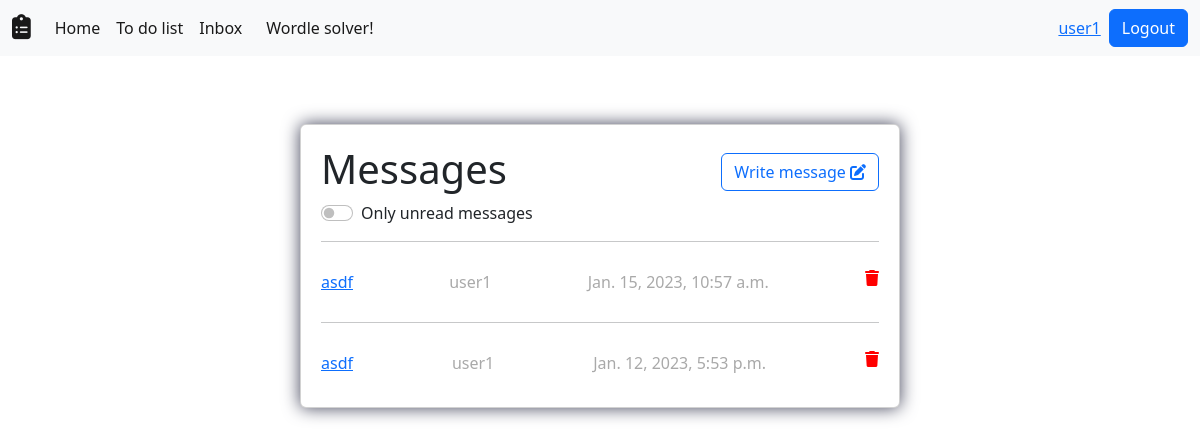
The page /users/inbox/1/ (signed in) on the database as committed earlier.
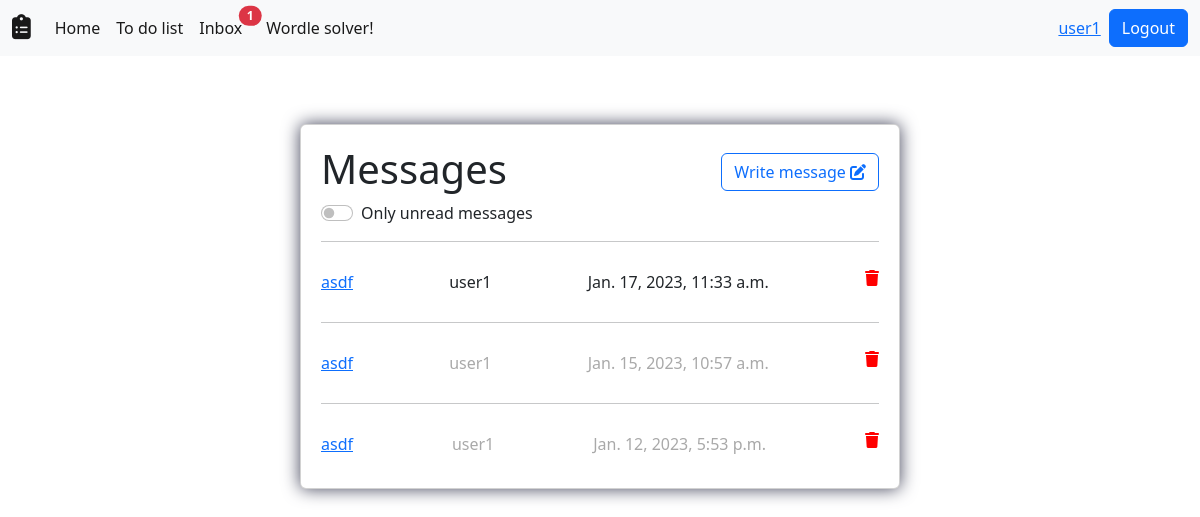
The same page on the database as committed later.
### users/models.py (models this page shows)
class Message(models.Model):
    sender = models.ForeignKey(User, on_delete=models.CASCADE,null=True,blank=True)
    recipient = models.ForeignKey(User, on_delete=models.CASCADE,related_name='recipient',null=True,blank=True)
    title = models.CharField(max_length=100)
    body = models.TextField(max_length=500,blank=True,null=True)
    is_read = models.BooleanField(default=False)
    created = models.DateTimeField(auto_now_add=True)
    id = models.UUIDField(default=uuid.uuid4,unique=True,primary_key=True,editable=False)
    class Meta:
        ordering = ['is_read','-created']

class Profile(models.Model):
    user = models.OneToOneField(User, on_delete=models.CASCADE,blank=True,null=True)
    @property
    def unread_messages(self):
        unread = Message.objects.filter(recipient=self.user,is_read=False).count()
        return unread

### users/views.py (the view)
# urls.py: path('inbox/<int:page>/',views.inbox,name='inbox'),
@login_required(login_url='login')
def inbox(request,page):
    if request.GET:
        try:
            request.GET['checked'] == 'on'
            checkbox_value = 'checked'
            try:
                message_id = request.GET['message_id']
                message = Message.objects.get(id=message_id)
                message.delete()
            except:
                pass
            user_messages = Message.objects.filter(recipient=request.user,is_read=False)
        except:
            message_id = request.GET['message_id']
            message = Message.objects.get(id=message_id)
            message.delete()
            checkbox_value = ''
            user_messages = Message.objects.filter(recipient=request.user)
    else:
        checkbox_value = ''
        user_messages = Message.objects.filter(recipient=request.user)
    paginator = Paginator(user_messages,5)
    if page != 1:
        if paginator.page(page - 1).has_next() == False:
            page -= 1
    user_messages_paginated = paginator.page(page)
    context = {'user_messages':user_messages_paginated,
                'paginator':paginator,
                'current_page':page,
                'checkbox_value':checkbox_value}
    return render(request,'users/inbox.html',context)

### users/templates/users/inbox.html (shortened to what this page needs)
{% extends 'base.html' %}
{% block content %}
<div class="center">
    <div class="card">
        <div class="card_head">
            <h1>Messages</h1>
            <form action="{% url 'inbox' current_page %}" method="get" name='theForm'>
                <div class="form-check form-switch">
                    <input class="form-check-input" type="checkbox" role='switch' name="checked" value='on' id="show_unread" {{checkbox_value}} data-checked={{checkbox_value}}>
                    <label class="form-check-label" for="show_unread">
                      Only unread messages
                    </label>
                </div>
            </form>
            <a class='add_task btn btn-outline-primary' role='button' href="{% url 'message_form' current_page False %}">Write message <i class="fa-solid fa-pen-to-square"></i></a>
        </div>
        {% for message in user_messages %}
        <hr>
        {% if message.is_read == False %}
        <div class="message">
            <a class='task_title' href="{% url 'single_message' message.id %}?page={{current_page}}"><p>{{message.title}}</p></a>
            <p>{{message.sender}}</p>
            <p>{{message.created}}</p>
            <form action="" method="get">
                <a class='task_delete' href="{% url 'delete_message' message.id %}?fast_delete=True&page={{current_page}}"><i class="fa-solid fa-trash"></i></a>
            </form>
        </div>
        {% else %}
        <div class="message" style='color:	#A9A9A9;'>
            <a class='task_title' href="{% url 'single_message' message.id %}?page={{current_page}}"><p>{{message.title}}</p></a>
            <p>{{message.sender}}</p>
            <p>{{message.created}}</p>
            <form action="" method="get">
                <a class='task_delete' href="{% url 'delete_message' message.id %}?fast_delete=True&page={{current_page}}"><i class="fa-solid fa-trash"></i></a>
            </form>
        </div>
        {% endif %}
        {% endfor %}
    </div>
</div>
{% endblock content %}

### templates/base.html (shortened to what this page needs)
<html lang="en">
    {% load static %}
<head>
    <link rel="stylesheet" href={% static 'main.css' %} type='text/css'>
    <link href="https://cdn.jsdelivr.net/npm/bootstrap@5.2.3/dist/css/bootstrap.min.css" rel="stylesheet">
</head>
<body>
    <nav class="navbar navbar-expand-lg bg-light">
        <div class="container-fluid">
            <a class="navbar-brand" href="{% url 'home' %}">
                <i class="fa-solid fa-clipboard-list fa-lg" id='logo'></i>
            </a>
          <div class="collapse navbar-collapse" id="navbarSupportedContent">
            <ul class="navbar-nav me-auto mb-2 mb-lg-0">
              <li class="nav-item">
                <a class="nav-link active" aria-current="page" href="{% url 'home' %}">Home</a>
              </li>
              <li class="nav-item">
                <a class="nav-link active" href="{% url 'to_do_list' 1 %}">To do list</a>
              </li>
              <li class="nav-item"  style='margin-right:.5em;'>
                <a class="nav-link active" href="{% url 'inbox' 1 %}" style='position:relative;'>Inbox
                  {% if request.user.profile.unread_messages > 0 %}
                    <span class="position-absolute top-10 start-100 translate-middle badge rounded-pill bg-danger">
                      {{request.user.profile.unread_messages}}
                    </span>
                  {% endif %}
                </a>
              </li>
              <li class="nav-item">
                <a class="nav-link active" href="{% url 'wordle_solver' %}">Wordle solver!</a>
              </li>
            </ul>
            {% if user.is_authenticated %}
                <a href={% url 'account' %}>{{request.user.username}}</a>
                <a class="btn btn-primary ms-2" href="{% url 'logout' %}" role="button">Logout</a>
            {% else %}
                <a class="btn btn-outline-primary " href="{% url 'login' %}" role="button">Login</a>
                <a class="btn btn-primary ms-2" href="{% url 'register' %}" role="button">Register</a>
            {% endif %}
          </div>
        </div>
    </nav>
{% block content %}
{% endblock content %}
</body>
</html>

Rows that differ between the two databases and show on the page:
added Message: title "asdf", sender "user1", created "Jan. 17, 2023, 11:33 a.m."
Other text that changed with them:
{{ request.user.profile.unread_messages }}: (not shown) → "1"
